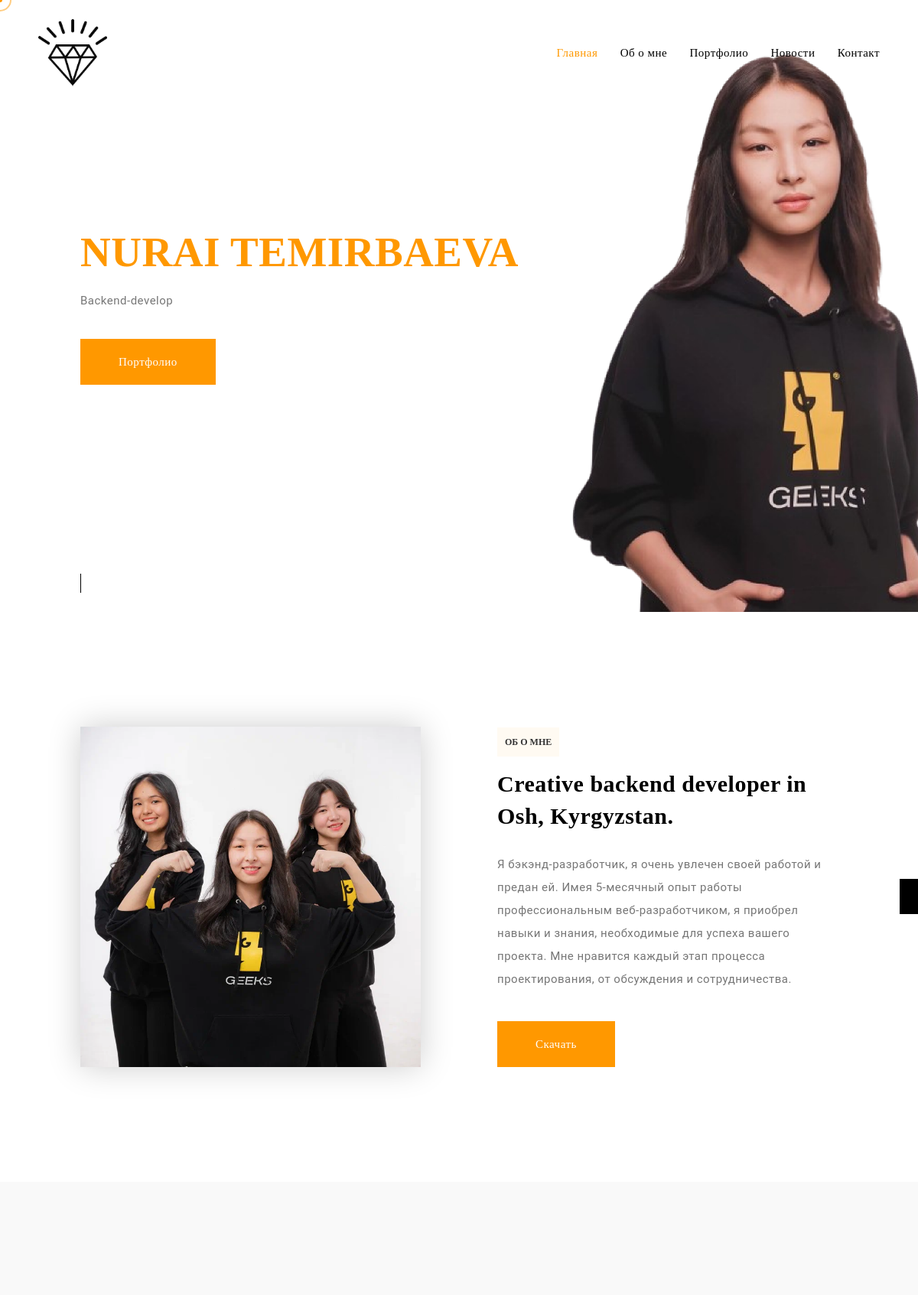
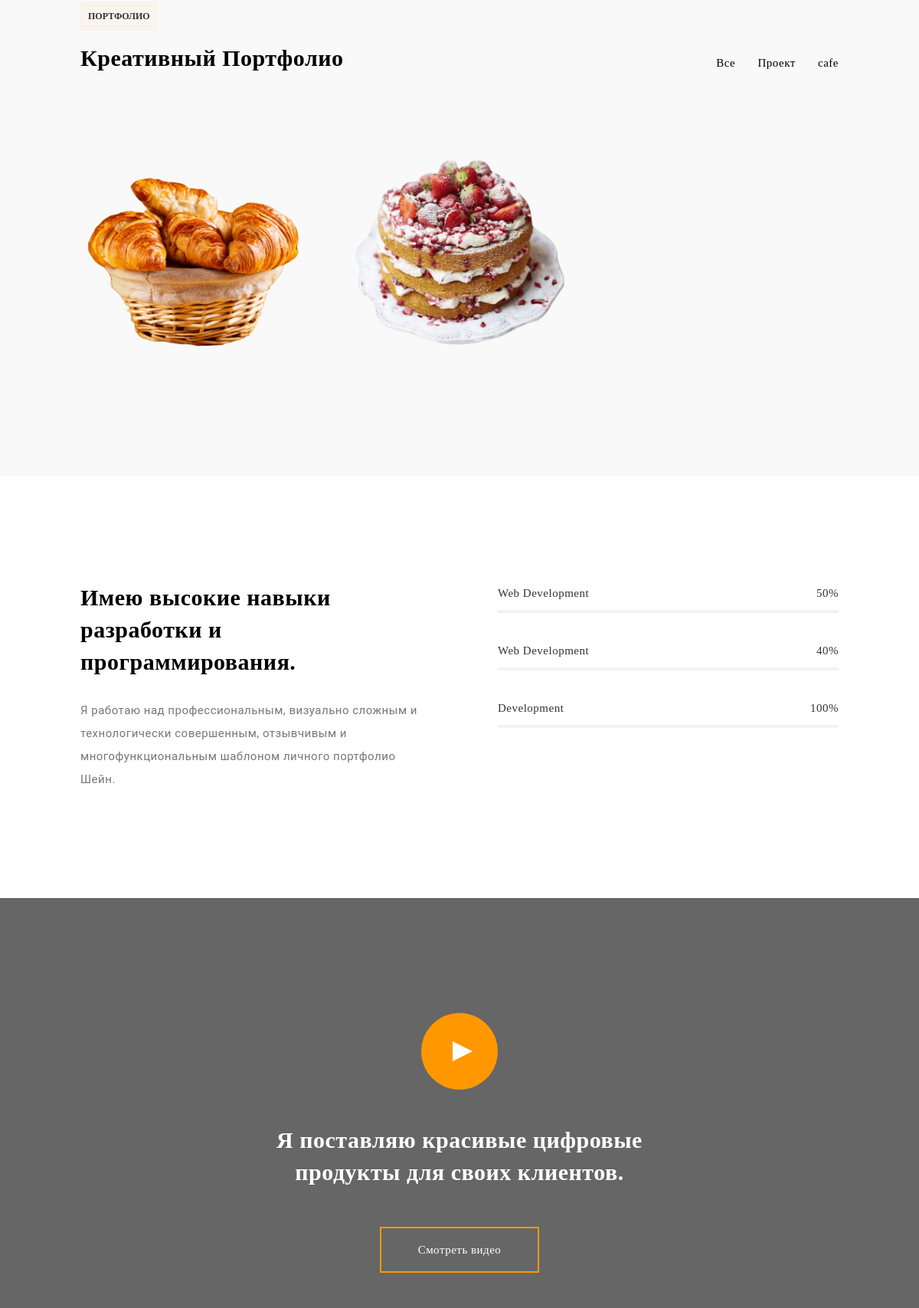
The page / (upper part) on the database its author committed (2 pictures, top to bottom).
### apps/base/models.py (models this page shows, shortened)
class Settings(models.Model):
    logo = models.ImageField(
        upload_to='image_logo/',
        verbose_name='Логотип'
    )
    main_logo = models.ImageField(
        upload_to='image_logo_main/',
        verbose_name='Главное лого'
    )
    name = models.CharField(
        max_length = 255,
        verbose_name = 'Имя '
    )
    work = models.CharField(
        max_length = 255,
        verbose_name = 'Должность'
    )
    image = models.ImageField(
        upload_to='image/',
        verbose_name='Фотография'
    )
    address =models.CharField(
        max_length = 255,
        verbose_name = 'Адрес'
    )
    phone = models.CharField(
        max_length = 255,
        verbose_name = 'Телефон'
    )
    facebook = models.URLField(
        verbose_name = 'Facebook URL'
    )
    twitter = models.URLField(
        verbose_name = 'Twitter URL'
    )
    class Meta:
        verbose_name = '1) Основная Настройка'
        verbose_name_plural = '1) Основные Настройки'

class About(models.Model):
    image = models.ImageField(
        upload_to='image/',
        verbose_name='Фотография'
    )
    title = models.CharField(
        max_length = 255,
        verbose_name = 'Заголовок'
    )
    description = models.TextField(
        verbose_name = 'Описание'
    )
    class Meta:
        verbose_name = '2) Об о мне'
        verbose_name_plural = '2) Об о мне'

class Catigory(models.Model):
    catigory = models.CharField(
        max_length = 255,
        verbose_name = 'Название Категория'
    )
    class Meta:
        verbose_name = '3) Категория'
        verbose_name_plural = '4) Категории'

class Project(models.Model):
    catigory = models.ForeignKey(Catigory, on_delete=models.CASCADE,
                            verbose_name='Выбрать категорию'
    )
    image = models.ImageField(
        upload_to='image_products/',
        verbose_name='Фотграфия'
    )
    title = models.CharField(
        max_length = 255,
        verbose_name = 'Название'
    )
    class Meta:
        verbose_name = '5) Проект'
        verbose_name_plural = '5) Проекты'

class Skills(models.Model):
    title = models.CharField(
        max_length = 255,
        verbose_name = 'Заголовок'
    )
    description = models.TextField(
        verbose_name = 'Описание'
    )
    class Meta:
        verbose_name = '6) Скил'
        verbose_name_plural = '6) Скилы'

class SkillsPercent(models.Model):
    skills = models.ForeignKey(Skills,
                               related_name = 'skills_title',
                               on_delete=models.CASCADE)
    percent = models.CharField(
        max_length = 255,
        verbose_name = 'процент'
    )
    title1 =models.CharField(
        max_length = 255,
        verbose_name = 'Название'
    )
    class Meta:
        unique_together = ('skills', 'percent')

### apps/base/views.py (the view, shortened to what this page needs)
# urls.py: path('', views.index, name='index'),
def index(request):
    settings = models.Settings.objects.latest('id')
    about = models.About.objects.latest('id')
    categories = models.Catigory.objects.all()
    projects = models.Project.objects.all()
    skills = models.Skills.objects.latest('id')
    video = models.Video.objects.latest('id')
    partners = models.Partners.objects.all()
    review = models.Reviews.objects.all()
    news = models.News.objects.all()
    category_id = request.GET.get('data-filter')  # Получаем ID выбранной категории из запроса
    print
    if category_id:  # Если указана категория, фильтруем проекты
        projects = models.Project.objects.filter(catigory=category_id)
    return render(request, 'index.html', {'settings': settings,
                                           'about': about,
                                           'categories': categories,
                                           'projects': projects,
                                           'skills': skills,
                                           'video': video,
                                           'partners': partners,
                                           'review': review,
                                           'news': news})

### templates/index.html (shortened to what this page needs)
{% load static %}
<!DOCTYPE html>
<html lang="en">
<head>
    <link rel="stylesheet" type="text/css" href="{% static 'access/css/plugins.css' %}" />
    <link rel="stylesheet" type="text/css" href="{% static 'access/css/colors.css' %}" />
    <link rel="stylesheet" type="text/css" href="{% static 'access/css/style.css' %}" />
</head>
<body>
    <div class="shane_tm_all_wrap" data-magic-cursor="show" data-color="brown">
        <div class="shane_tm_settings">
            <div class="icon">
                <a class="link" href="{% url 'index' %}"></a>
            </div>
        </div>
        <div class="shane_tm_topbar no_animation">
            <div class="topbar_inner">
                <div class="logo">
                    <a href="#"><img src="{{ settings.logo.url }}" alt /></a>
                </div>
                <div class="menu">
                    <ul class="anchor_nav">
                        <li class="current"><a href="#home">Главная </a></li>
                        <li><a href="#about">Об о мне</a></li>
                        <li><a href="#portfolio">Портфолио</a></li>
                        <li><a href="#news">Новости</a></li>
                        <li><a href="#contact">Контакт</a></li>
                    </ul>
                </div>
            </div>
        </div>
        <div class="shane_tm_classic_hero" id="home" data-style>
            <div class="background">
                <div class="image" data-img-url="{{settings.image.url}}"></div>
                <div class="overlay"></div>
            </div>
            <div class="container">
                <div class="content">
                    <div class="name_wrap">
                        <h3>{{settings.name}}</h3>
                    </div>
                    <div class="job_wrap"><span class="job">{{settings.work}}</span></div>
                    <div class="shane_tm_button">
                        <a class="anchor" href="#portfolio">Портфолио</a>
                    </div>
                </div>
            </div>
        </div>
        <div class="shane_tm_section" id="about">
            <div class="shane_tm_about">
                <div class="container">
                    <div class="about_inner">
                        <div class="left wow fadeInUp" data-wow-duration="1.5s">
                            <div class="image">
                                <div class="main" data-img-url="{{about.image.url}}"></div>
                            </div>
                        </div>
                        <div class="right">
                            <div class="shane_tm_title wow fadeInUp" data-wow-duration="1.5s">
                                <span>Об о мне</span>
                                <h3>{{about.title}}</h3>
                            </div>
                            <div class="text wow fadeInUp" data-wow-duration="1.5s">
                                <p>{{about.description}}</p>
                            </div>
                            <div class="shane_tm_button wow fadeInUp" data-wow-duration="1.5s">
                                <a href="{{about.image.url}}" download>Скачать</a>
                            </div>
                        </div>
                    </div>
                </div>
            </div>
        </div>
        <div class="shane_tm_section" id="portfolio">
            <div class="shane_tm_portfolio">
                <div class="container">
                    <div class="shane_tm_title">
                        <div class="title_flex">
                            <div class="left">
                                <span>Портфолио</span>
                                <h3>Креативный Портфолио</h3>
                            </div>
                            <div class="portfolio_filter1">
                                <ul>
                                    <li><a href="{% url 'index' %}#portfolio" class="current" data-filter="*">Все</a></li>
                                    {% for category in categories %}
                                    <li><a href="?data-filter={{ category.id }}#portfolio" data-filter="{{ category.id }}">{{ category.catigory }}</a></li>
                                    {% endfor %}
                                </ul>
                            </div>
                        </div>
                    </div>
                    <div class="portfolio_list  " data-wow-duration="1.5s">
                        <ul class="gallery_zoom">
                            {% for project in projects %}
                            <li class="youtube">
                                <div class="inner">
                                    <div class="entry shane_tm_portfolio_animation_wrap" data-title="{{ project.title }}" data-category="{{ project.catigory_id }}">
                                        <a class="popup-youtube">
                                            <div class="main" data-img-url="{{ project.image.url }}"></div>
                                        </a>
                                    </div>
                                </div>
                            </li>
                            {% endfor %}
                        </ul>
                    </div>
                </div>
            </div>
        </div>
        <div class="shane_tm_section">
            <div class="shane_tm_skills">
                <div class="container">
                    <div class="skills_inner">
                        <div class="left wow fadeInLeft" data-wow-duration="1.5s">
                            <div class="shane_tm_title">
                                <h3>{{skills.title}}</h3>
                            </div>
                            <div class="text">
                                <p>{{skills.description}}</p>
                            </div>
                        </div>
                        <div class="right wow fadeInLeft" data-wow-duration="1.5s" data-wow-delay=".2s">
                            <div class="tokyo_progress">
                                {% for skills in skills.skills_title.all %}
                                <div class="progress_inner" data-value="95">
                                    <span><span class="label">{{skills.title1}}</span><span
                                            class="number">{{skills.percent}}</span></span>
                                    <div class="background">
                                    </div>
                                </div>
                                {% endfor %}
                            </div>
                        </div>
                    </div>
                </div>
            </div>
        </div>
        <div class="shane_tm_section">
            <div class="shane_tm_business_video">
                <div class="bg">
                    <div class="image jarallax" data-speed="0" data-img-url="{{video.image.url}}"></div>
                    <div class="overlay"></div>
                </div>
                <div class="content">
                    <span class="rounded"><a class="popup-youtube" href="{{video.video}}"></a></span>
                    <h3 class="text wow fadeInUp" data-wow-duration="1.5s">
                        Я поставляю красивые цифровые продукты для своих клиентов.</h3>
                    <div class="shane_tm_video_button wow fadeInUp" data-wow-duration="1.5s">
                        <a class="popup-youtube" href="{{video.video}}">Смотреть видео</a>
                    </div>
                </div>
            </div>
        </div>
    </div>
</body>
</html>

### static/access/css/colors.css (style rules this page uses)
.shane_tm_all_wrap[data-color=brown] .shane_tm_topbar .menu ul li.current a { color:#ff9800 }
.shane_tm_all_wrap[data-color=brown] .shane_tm_classic_hero .content h3 { color:#ff9800 }
.shane_tm_all_wrap[data-color=brown] .shane_tm_title span { background-color:rgba(255,152,0,.05) }
.shane_tm_all_wrap[data-color=brown] .shane_tm_button a { background-color:#ff9800;border-color:#ff9800 }
.shane_tm_all_wrap[data-color=brown] .shane_tm_business_video .rounded { background-color:#ff9800 }
.shane_tm_all_wrap[data-color=brown] .shane_tm_business_video .rounded:before { border-color:transparent transparent transparent #fff }
.shane_tm_all_wrap[data-color=brown] .shane_tm_video_button a { border-color:#ff9800 }

### rows shown on the page
Settings: logo (picture), name "NURAI TEMIRBAEVA", work "Backend-develop"
About: title "Creative backend developer in Osh, Kyrgyzstan.", description "Я бэкэнд-разработчик, я очень увлечен своей работой и предан ей. Имея 5-месячный опыт работы профессиональным веб-разработчиком, я приобрел навыки и знания, необходимые для успеха вашего проекта. Мне нравится каждый этап процесса проектирования, от обсуждения и сотрудничества."
Catigory: catigory "Проект"
Catigory: catigory "cafe"
Project: shows a picture
Project: shows a picture
Skills: title "Имею высокие навыки разработки и программирования.", description "Я работаю над профессиональным, визуально сложным и технологически совершенным, отзывчивым и многофункциональным шаблоном личного портфолио Шейн."
SkillsPercent: title1 "Web Development", percent "50%"
SkillsPercent: title1 "Web Development", percent "40%"
SkillsPercent: title1 "Development", percent "100%"
